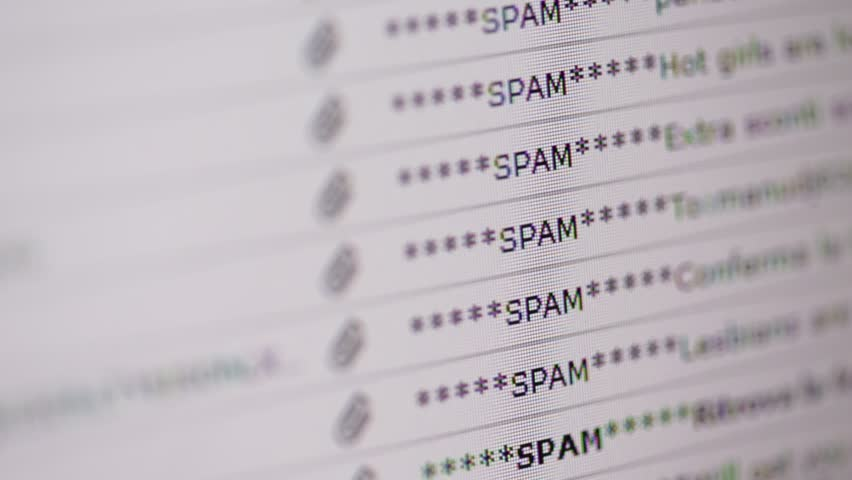
#> input picture solovyev/img/V/6/test6.jpg, 852 x 480 px
$ python freq_filters.py   (Python 2 division)   (older library calls are emulated)
#> lines starting #> are read from the running program, lines starting #| are printed output that depends on the picture; after the words box and inside, x2 and y2 are one past the last pixel; in counts of white or black regions, pixels touching at a corner belong together
'''
Created on Apr 14, 2017

@author: vlad
'''

import cv2
from matplotlib import pyplot as plt
import numpy as np
import math
import cmath

k = 6

test_img1_path = "../img/V/{task}/test{task}.jpg"
new_img_path = "../img/V/{task}/_{name}.jpg"


# [25 lines left out: functions compute_dft, fourier_tranform, not called in this run]


def circular_centered_mask(shape, radius):
    angle_range = (0, 360)
    x, y = np.ogrid[:shape[0], :shape[1]]
    cx = shape[0] // 2
    cy = shape[1] // 2
    tmin, tmax = np.deg2rad(angle_range)
    if tmax < tmin:
            tmax += 2 * np.pi
    r2 = (x - cx) * (x - cx) + (y - cy) * (y - cy)
    theta = np.arctan2(x - cx, y - cy) - tmin
    theta %= (2 * np.pi)
    circmask = r2 <= radius * radius
    anglemask = theta <= tmax - tmin
    res = (circmask * anglemask).astype(np.uint8)
    return res


def get_mask_4ideal(ft1, percentage=50, is_high_pass=False):
    n = min(ft1.shape[0], ft1.shape[1])
    mag = to_magnitude_spectrum(ft1)
    total_sum = sum(sum(mag))
    mask = None
    rl = 1
    rr = n
    r = (rl + rr) // 2
    ratio = 0
    while (rl < rr):
        mask = circular_centered_mask(ft1.shape, r)
        current_sum = np.sum(mask * mag)
        ratio = 100.0 * current_sum / total_sum
        if (ratio > percentage):
            rr = r - 1
        elif (ratio < percentage):
            rl = r + 1
        else:
            break
        r = (rl + rr) // 2
    # print r,ratio
    result = circular_centered_mask(img.shape, r - 1)
    print r
    if is_high_pass:
        result = 1 - result
    return result


def fourier_transform(img):
    #old
    return np.fft.fftshift(np.fft.fft2(img))


def fourier_transform_inverse(fourier_transform):
    #old
    return np.abs(np.fft.ifft2(np.fft.ifftshift(fourier_transform)))

# [10 lines left out: function get_mask_4butterwort, not called in this run]


def get_mask_4gauss(shape, D, is_high_pass=False):
    x, y = np.ogrid[ : shape[0], : shape[1]]
    cx = shape[0] // 2
    cy = shape[1] // 2
    D2 = float(D ** 2)
    distance = (x - cx) * (x - cx) + (y - cy) * (y - cy)
    result = np.exp(-distance / (2 * D2))
    if is_high_pass:
        result = 1 - result
    return result


# [6 lines left out: function get_mask_4laplacian_freq, not called in this run]


def multiply_images(image, mask):
    return image * mask


def to_magnitude_spectrum(t):
    return np.abs(t)


def laplacian_enhancement(img, A=1):
    return A * img - cv2.Laplacian(img, cv2.CV_64F)

def safe_log(t):
    return np.log(1 + np.abs(t))


def plot_part(rs, cs, num, name, img, vmin=None, vmax=None):
    plt.subplot(rs, cs, num)
    plt.title(name)
    plt.imshow(img, cmap='gray',  vmin=vmin, vmax=vmax)
    plt.xticks([]); plt.yticks([])


# [5 lines left out: function normalize, not called in this run]

if __name__ == '__main__':
    ideal_demo_needed     = True
    btw_demo_needed       = not True
    gauss_demo_needed     = True
    laplacian_demo_needed = not True
    ####################################################################################
    img = cv2.imread(test_img1_path.format(task=k), cv2.IMREAD_GRAYSCALE)
#> img: shape (480, 852); min 1, max 235, mean 185.6
    img2 = cv2.imread(test_img1_path.format(task=k-1), cv2.IMREAD_GRAYSCALE)
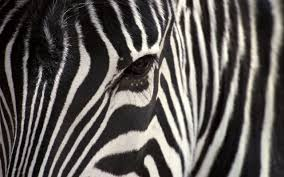
#> input picture solovyev/img/V/5/test5.jpg, 284 x 177 px
#> img2: shape (177, 284); min 0, max 255, mean 90.3
    ft1 = fourier_transform(img)
    ft2 = fourier_transform(img2)
    ###################################IDEAL##############################################
    if ideal_demo_needed:
        rows = 3
        cols = 3
        percentage1 = 80
        percentage2 = 30
        percentage3 = 10
        idealf_mask_p1 = get_mask_4ideal(ft1, percentage=percentage1)
#> in get_mask_4ideal, `total_sum = sum(sum(mag))`: total_sum = 1.54e+09
#> the loop in get_mask_4ideal, `while (rl < rr):` made 8 passes
#> (current_sum, ratio) on passes 1 to 8: (1.35e+09, 87.24), (899793626.7, 58.33), (1.19e+09, 77.34), (1.28e+09, 82.68), (1.24e+09, 80.12), (1.21e+09, 78.67), (1.22e+09, 79.39), (1.23e+09, 79.75)
#> in get_mask_4ideal, `result = circular_centered_mask(img.shape, r - 1)`:
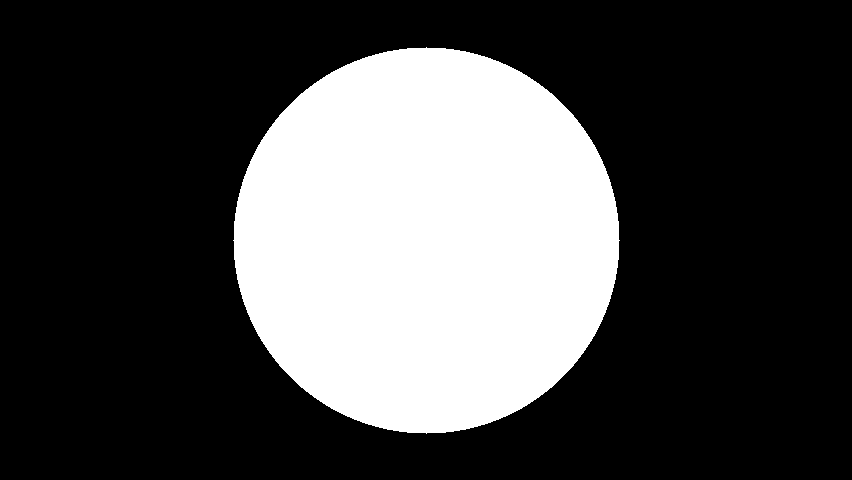
#> result: shape (480, 852); values 0 (black) and 1 (white), 28.6% white; 1 white region, box (x1, y1, x2, y2) and area: (233, 47, 620, 434) 116965
#| 194
        idealf_mask_p2 = get_mask_4ideal(ft1, percentage=percentage2)
#> call 2 of get_mask_4ideal, with ft1 = array of shape (480, 852), percentage = 30, is_high_pass = False
#> in get_mask_4ideal (call 2), `rr = n`: rr = 480
#> in get_mask_4ideal (call 2), `r = (rl + rr) // 2`: r = 240
#> the loop in get_mask_4ideal (call 2), `while (rl < rr):` made 8 passes
#> (current_sum, ratio, rr, r) on passes 1, 2, 3, 8: (1.35e+09, 87.24, 239, 120), (899793626.7, 58.33, 119, 60), (490268321.3, 31.78, 59, 30), (473366805.4, 30.69, 57, 57)
#> (current_sum, ratio, rl, r) on passes 4 to 7: (264259732.1, 17.13, 31, 45), (358841493.1, 23.26, 46, 52), (418211654.9, 27.11, 53, 56), (455434926.1, 29.52, 57, 58)
#> pass 1, in circular_centered_mask (call 10), `theta %= (2 * np.pi)`:
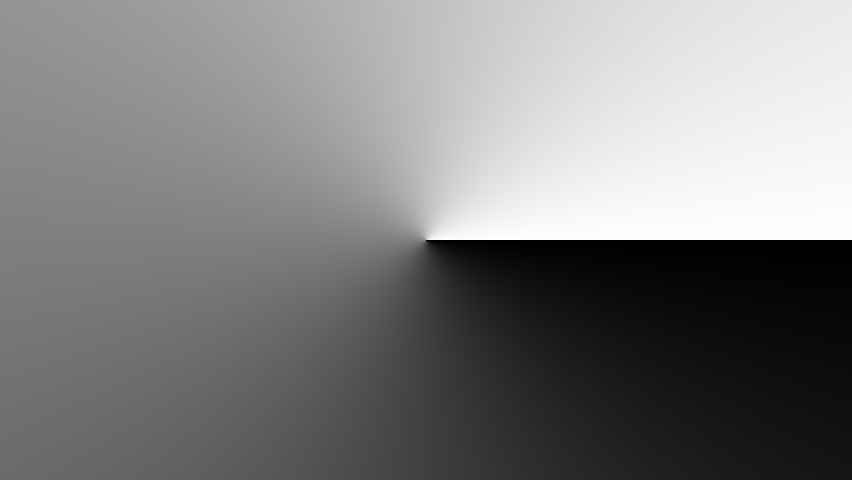
#> theta: shape (480, 852) float64; min 0, max 6.28, mean 3.14; drawn with min black and max white
#> pass 1, in circular_centered_mask (call 10), `circmask = r2 <= radius * radius`:
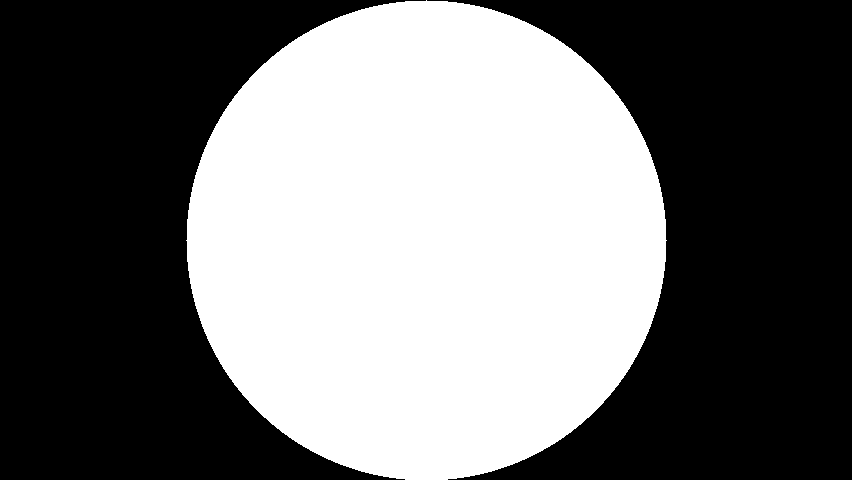
#> circmask: shape (480, 852) bool; 44.2% white; 1 white region, box (x1, y1, x2, y2) and area: (186, 0, 667, 480) 180916
#> in get_mask_4ideal (call 2), `result = circular_centered_mask(img.shape, r - 1)`:
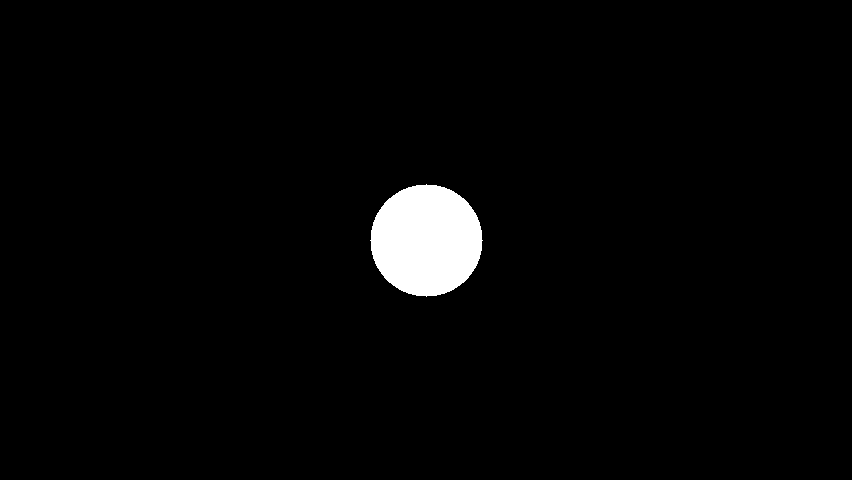
#> result: shape (480, 852); values 0 (black) and 1 (white), 2.4% white; 1 white region, box (x1, y1, x2, y2) and area: (370, 184, 483, 297) 9845
#| 57
        idealf_mask_p3 = get_mask_4ideal(ft1, percentage=percentage3)
#> in get_mask_4ideal (call 3), `result = circular_centered_mask(img.shape, r - 1)`: result: shape (480, 852); values 0 (black) and 1 (white), 0.09% white; 1 white region, box (x1, y1, x2, y2) and area: (415, 229, 438, 252) 377
#| 12
        idealf_ft_p1   = multiply_images(ft1, idealf_mask_p1)
        idealf_ft_p2   = multiply_images(ft1, idealf_mask_p2)
        idealf_ft_p3   = multiply_images(ft1, idealf_mask_p3)
        plot_part(rows, cols, 1, "IDEAL LP Img  per={}%".format(percentage1), fourier_transform_inverse(idealf_ft_p1))
        plot_part(rows, cols, 2, "IDEAL LP FT   per={}%".format(percentage1), safe_log(idealf_ft_p1))
        plot_part(rows, cols, 3, "IDEAL LP Mask per={}%".format(percentage1), idealf_mask_p1)
        plot_part(rows, cols, 4, "IDEAL LP Img  per={}%".format(percentage2), fourier_transform_inverse(idealf_ft_p2))
        plot_part(rows, cols, 5, "IDEAL LP FT   per={}%".format(percentage2), safe_log(idealf_ft_p2))
        plot_part(rows, cols, 6, "IDEAL LP Mask per={}%".format(percentage2), idealf_mask_p2)
        plot_part(rows, cols, 7, "IDEAL LP Img  per={}%".format(percentage3), fourier_transform_inverse(idealf_ft_p3))
        plot_part(rows, cols, 8, "IDEAL LP FT   per={}%".format(percentage3), safe_log(idealf_ft_p3))
        plot_part(rows, cols, 9, "IDEAL LP Mask per={}%".format(percentage3), idealf_mask_p3)
        plt.show()

    ######################################BTW############################################
    if btw_demo_needed:
        rows = 4
        cols = 3
        D1 = 15
        D2 = 30
        D3 = 80
        n1 = 1
        n2 = 3
        btw_mask_D1_n1 = get_mask_4butterwort(ft1.shape, D=D1, n=n1)
        btw_mask_D1_n2 = get_mask_4butterwort(ft1.shape, D=D2, n=n2)
        btw_mask_D2_n1 = get_mask_4butterwort(ft1.shape, D=D2, n=n1)
        btw_mask_D3_n1 = get_mask_4butterwort(ft1.shape, D=D3, n=n1)
        btw_ft_D1_n1   = multiply_images(ft1, btw_mask_D1_n1)
        btw_ft_D1_n2   = multiply_images(ft1, btw_mask_D1_n2)
        btw_ft_D2_n1   = multiply_images(ft1, btw_mask_D2_n1)
        btw_ft_D3_n1   = multiply_images(ft1, btw_mask_D3_n1)
        plot_part(rows, cols, 1,  "BTW LP Img  D={} n={}".format(D1, 2 * n1), fourier_transform_inverse(btw_ft_D1_n1))
        plot_part(rows, cols, 2,  "BTW LP FT   D={} n={}".format(D1, 2 * n1), safe_log(to_magnitude_spectrum(btw_ft_D1_n1)))
        plot_part(rows, cols, 3,  "BTW LP Mask D={} n={}".format(D1, 2 * n1), btw_mask_D1_n1)
        plot_part(rows, cols, 4,  "BTW LP Img  D={} n={}".format(D1, 2 * n2), fourier_transform_inverse(btw_ft_D1_n2))
        plot_part(rows, cols, 5,  "BTW LP FT   D={} n={}".format(D1, 2 * n2), safe_log(to_magnitude_spectrum(btw_ft_D1_n2)))
        plot_part(rows, cols, 6,  "BTW LP Mask D={} n={}".format(D1, 2 * n2), btw_mask_D1_n2)
        plot_part(rows, cols, 7,  "BTW LP Img  D={} n={}".format(D2, 2 * n1), fourier_transform_inverse(btw_ft_D2_n1))
        plot_part(rows, cols, 8,  "BTW LP FT   D={} n={}".format(D2, 2 * n1), safe_log(to_magnitude_spectrum(btw_ft_D2_n1)))
        plot_part(rows, cols, 9,  "BTW LP Mask D={} n={}".format(D2, 2 * n1), btw_mask_D2_n1)
        plot_part(rows, cols, 10, "BTW LP Img  D={} n={}".format(D3, 2 * n1), fourier_transform_inverse(btw_ft_D3_n1))
        plot_part(rows, cols, 11, "BTW LP FT   D={} n={}".format(D3, 2 * n1), safe_log(to_magnitude_spectrum(btw_ft_D3_n1)))
        plot_part(rows, cols, 12, "BTW LP Mask D={} n={}".format(D3, 2 * n1), btw_mask_D3_n1)
        plt.show()

    #######################################GAUSS##########################################
    if gauss_demo_needed:
        rows = 3
        cols = 3
        D1 = 15
        D2 = 30
        D3 = 80
        gauss_mask_D1 = get_mask_4gauss(ft1.shape, D=D1)
        gauss_mask_D2 = get_mask_4gauss(ft1.shape, D=D2)
        gauss_mask_D3 = get_mask_4gauss(ft1.shape, D=D3)
        gauss_ft_D1 = multiply_images(ft1, gauss_mask_D1)
        gauss_ft_D2 = multiply_images(ft1, gauss_mask_D2)
        gauss_ft_D3 = multiply_images(ft1, gauss_mask_D3)
        plot_part(rows, cols, 1, "GAUSS LP Img  D={}".format(D1), fourier_transform_inverse(gauss_ft_D1))
        plot_part(rows, cols, 2, "GAUSS LP FT   D={}".format(D1), safe_log(to_magnitude_spectrum(gauss_ft_D1)))
        plot_part(rows, cols, 3, "GAUSS LP Mask D={}".format(D1), gauss_mask_D1)
        plot_part(rows, cols, 4, "GAUSS LP Img  D={}".format(D2), fourier_transform_inverse(gauss_ft_D2))
        plot_part(rows, cols, 5, "GAUSS LP FT   D={}".format(D2), safe_log(to_magnitude_spectrum(gauss_ft_D2)))
        plot_part(rows, cols, 6, "GAUSS LP Mask D={}".format(D2), gauss_mask_D2)
        plot_part(rows, cols, 7, "GAUSS LP Img  D={}".format(D3), fourier_transform_inverse(gauss_ft_D3))
        plot_part(rows, cols, 8, "GAUSS LP FT   D={}".format(D3), safe_log(to_magnitude_spectrum(gauss_ft_D3)))
        plot_part(rows, cols, 9, "GAUSS LP Mask D={}".format(D3), gauss_mask_D3)
        plt.show()
        ###High Pass
        gauss_mask_hp_D1 = 1 - gauss_mask_D1
        gauss_mask_hp_D2 = 1 - gauss_mask_D2
        gauss_mask_hp_D3 = 1 - gauss_mask_D3
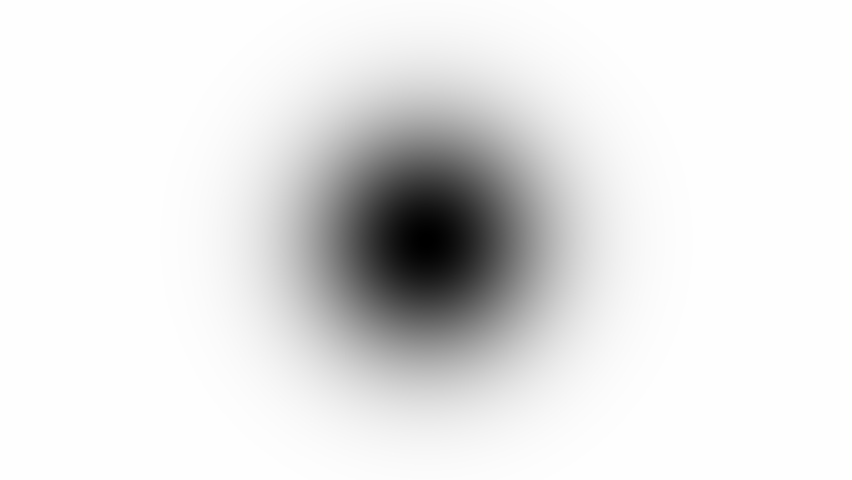
#> gauss_mask_hp_D3: shape (480, 852) float64; min 0, max 1, mean 0.902
        gauss_ft_hp_D1   = multiply_images(ft1, gauss_mask_hp_D1)
        gauss_ft_hp_D2   = multiply_images(ft1, gauss_mask_hp_D2)
        gauss_ft_hp_D3   = multiply_images(ft1, gauss_mask_hp_D3)
        plot_part(rows, cols, 1, "GAUSS HP Img  D={}".format(D1), fourier_transform_inverse(gauss_ft_hp_D1))
        plot_part(rows, cols, 2, "GAUSS HP FT   D={}".format(D1), safe_log(to_magnitude_spectrum(gauss_ft_hp_D1)))
        plot_part(rows, cols, 3, "GAUSS HP Mask D={}".format(D1), gauss_mask_hp_D1)
        plot_part(rows, cols, 4, "GAUSS HP Img  D={}".format(D2), fourier_transform_inverse(gauss_ft_hp_D2))
        plot_part(rows, cols, 5, "GAUSS HP FT   D={}".format(D2), safe_log(to_magnitude_spectrum(gauss_ft_hp_D2)))
        plot_part(rows, cols, 6, "GAUSS HP Mask D={}".format(D2), gauss_mask_hp_D2)
        plot_part(rows, cols, 7, "GAUSS HP Img  D={}".format(D3), fourier_transform_inverse(gauss_ft_hp_D3))
        plot_part(rows, cols, 8, "GAUSS HP FT   D={}".format(D3), safe_log(to_magnitude_spectrum(gauss_ft_hp_D3)))
#> in safe_log (call 9), `return np.log(1 + np.abs(t))`:
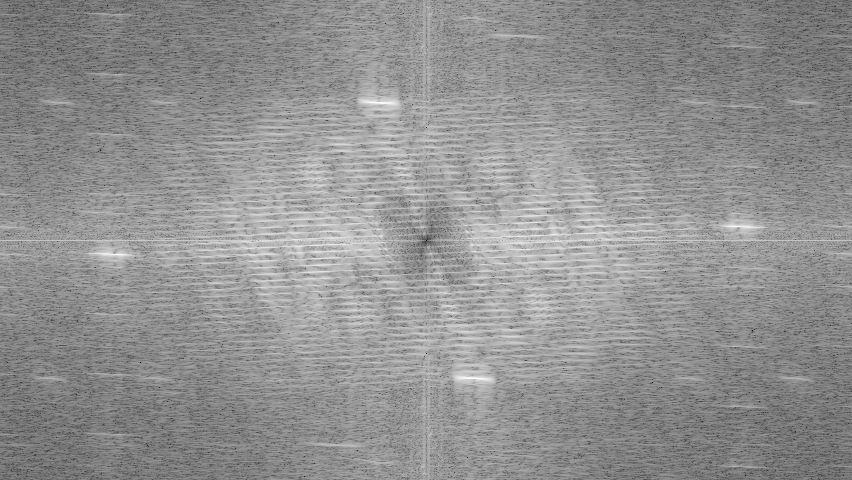
#> returned value: shape (480, 852) float64; min 0, max 12.03, mean 6.88; drawn with min black and max white
        plot_part(rows, cols, 9, "GAUSS HP Mask D={}".format(D3), gauss_mask_hp_D3)
        plt.show()
    ######################################LAPLACIAN############################################
    if laplacian_demo_needed:
        rows = 2
        cols = 3
        laplacian_freq_mask = get_mask_4laplacian_freq(ft2.shape)
        laplaced_ft         = multiply_images(ft2, laplacian_freq_mask)
        laplacian_result    = fourier_transform_inverse(laplaced_ft)
        plot_part(rows, cols, 1, "ORIGINAL",         img2)
        plot_part(rows, cols, 4, "FT",               safe_log(to_magnitude_spectrum(ft2)))
        plot_part(rows, cols, 2, "LAPLACIAN",        normalize(laplacian_result))
        plot_part(rows, cols, 5, "LAPLACED FT ",     safe_log(to_magnitude_spectrum(laplaced_ft)))
        plot_part(rows, cols, 3, "COMBO",            img2 - normalize(laplacian_result))
        plt.show()
